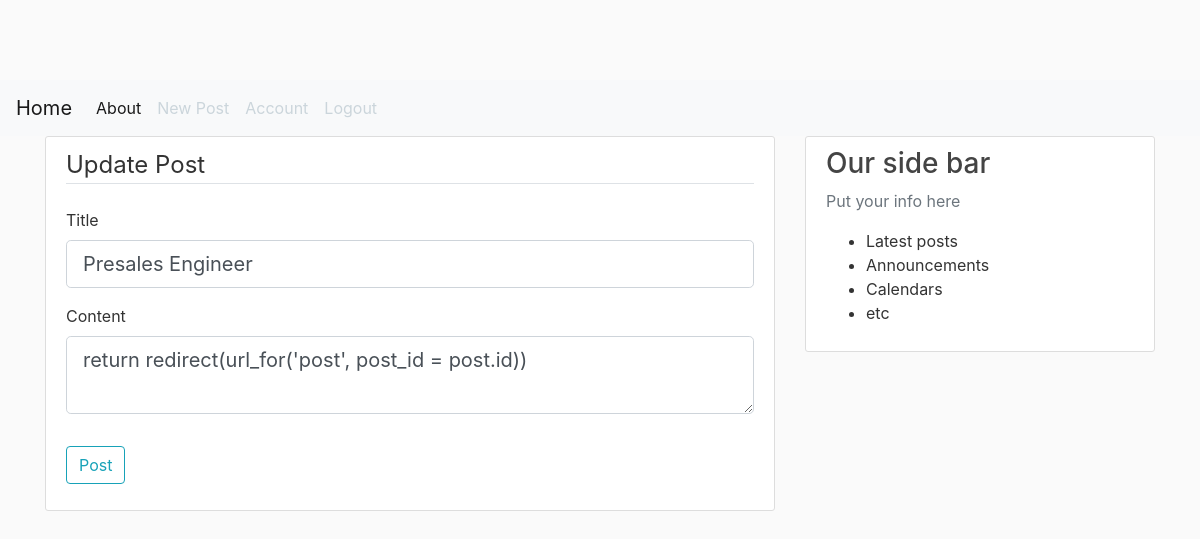
/post/5/update (signed in), run on the app's committed database.
### flaskblog/models.py (models this page shows, shortened)
class Post(db.Model):
    id=db.Column(db.Integer, primary_key=True)
    title = db.Column(db.String(100), nullable=False)
    date_posted = db.Column(db.DateTime, nullable=False, default=datetime.utcnow)
    content= db.Column(db.Text, nullable=False)
    user_id=db.Column(db.Integer, db.ForeignKey('user.id'), nullable=False)

### flaskblog/posts/routes.py (the view)
@posts.route("/post/<int:post_id>/update", methods = ['POST', 'GET'])
@login_required
def update_post(post_id):
    post= Post.query.get_or_404(post_id)
    if post.author != current_user:
        abort(403)
    form = PostForm()
    if form.validate_on_submit():
        post.title =form.title.data
        post.content = form.content.data
        db.session.commit()
        flash('You post has been Updated', 'success')
        return redirect(url_for('posts.post', post_id = post.id))
    elif request.method == 'GET':
        form.title.data= post.title
        form.content.data= post.content
    return render_template('create_post.html',title='Update Post',
    form=form, legend= "Update Post")

### flaskblog/posts/forms.py (shortened to what this page needs)
class PostForm(FlaskForm):
    title=StringField('Title', validators=[DataRequired()])
    content=TextAreaField('Content', validators=[DataRequired()])
    submit=SubmitField('Post')

### flaskblog/models.py (called while the page is built)
@login_manager.user_loader
def load_user(user_id):
    return User.query.get(int(user_id))

### flaskblog/templates/create_post.html (shortened to what this page needs)
{% extends "layout.html" %}
{% block content %}
<div class="content-section">
    <form method="post" action="">
        <fieldset class="form-group">
            <legend class="border-bottom mb-4">{{ legend}}</legend>
            <div class="form-group">
                {{ form.title.label(class="form-control-label") }}
                {% if form.title.errors %}
                    {{ form.title(class="form-control form-control-lg is-valid") }}
                    <div class="invalid-feedback">
                    {% for error in form.title.errors %}
                    <span>{{ error }}</span>
                    {% endfor %}
                    </div>
                    {% else %}
                    {{ form.title(class="form-control form-control-lg ") }}
                {% endif %}
            </div>
            <div class="form-group">
                {{ form.content.label(class="form-control-label") }}
                {% if form.content.errors %}
                    {{ form.content(class="form-control form-control-lg is-valid") }}
                    <div class="invalid-feedback">
                    {% for error in form.content.errors %}
                    <span>{{ error }}</span>
                    {% endfor %}
                    </div>
                    {% else %}
                    {{ form.content(class="form-control form-control-lg ") }}
                {% endif %}
            </div>
        </fieldset>
         <div class="form-group">
             {{ form.submit(class="btn btn-outline-info") }}
         </div>
        </form>
</div>
{% endblock content %}

### flaskblog/static/main.css (style rules this page uses)
body { background: #fafafa; color: #333333; margin-top: 5rem; }
.content-section { background: #ffffff; padding: 10px 20px; border: 1px solid #dddddd; border-radius: 3px; margin-bottom: 20px; }

### data on the page
Post: title "Presales Engineer", content "return redirect(url_for('post', post_id = post.id))"

### other printed values
{{ legend }} "Update Post"
